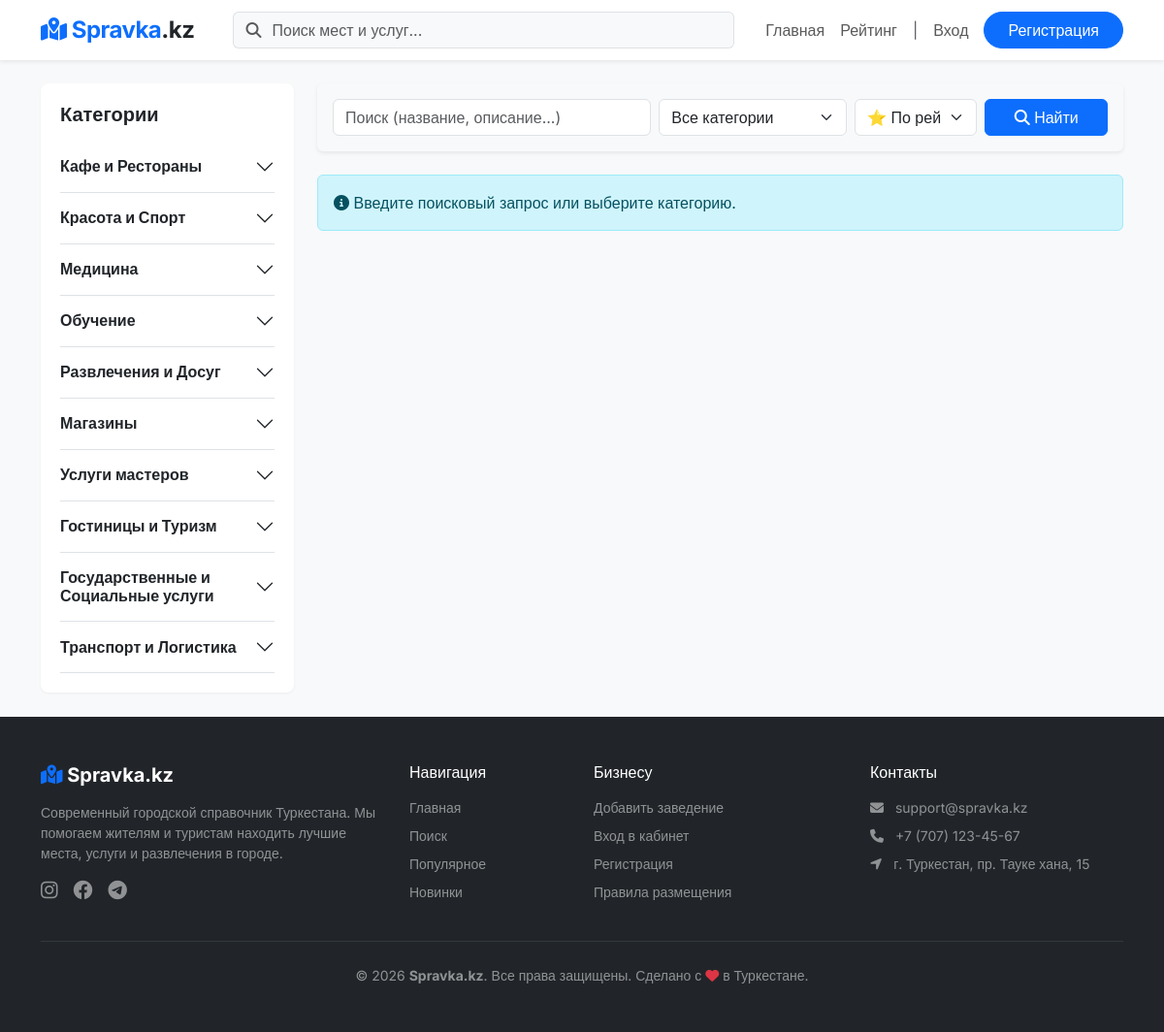
Screenshot of /search.php with the database file from the repository.
### tables this page shows
CREATE TABLE `categories` (
  `cat_id` int(11) UNSIGNED NOT NULL,
  `cat_name` varchar(255) NOT NULL,
  `cat_slug` varchar(255) NOT NULL,
  `cat_parent_id` int(11) UNSIGNED DEFAULT NULL
);

### back/functions.php (called while the page is built, shortened)
<?php
function h($str) {
    return htmlspecialchars($str, ENT_QUOTES, 'UTF-8');
}
?>

### search.php (the view, shortened to what this page needs)
<?php
require_once 'templates/header.php';
require_once 'templates/sidebar.php';
$q = trim($_GET['q'] ?? '');
$cat_id = isset($_GET['cat_id']) && is_numeric($_GET['cat_id']) ? (int)$_GET['cat_id'] : 0;
$sort = $_GET['sort'] ?? 'rating';
echo '<div class="col-md-9">';
?>
<div class="card shadow-sm border-0 mb-4 bg-light">
    <div class="card-body">
        <form action="search.php" method="GET" class="row g-2 align-items-center">
            <div class="col-md-5">
                <input type="text" name="q" class="form-control" placeholder="Поиск (название, описание...)" value="<?= h($q) ?>">
            </div>
            <div class="col-md-3">
                <select name="cat_id" class="form-select">
                    <option value="0">Все категории</option>
                </select>
            </div>
            <div class="col-md-2">
                <select name="sort" class="form-select">
                    <option value="rating" <?= $sort == 'rating' ? 'selected' : '' ?>>⭐ По рейтингу</option>
                </select>
            </div>
            <div class="col-md-2 d-grid">
                <button type="submit" class="btn btn-primary"><i class="fa-solid fa-search"></i> Найти</button>
            </div>
        </form>
    </div>
</div>
<?php
if (mb_strlen($q) < 2 && $cat_id == 0) {
    echo "<div class='alert alert-info'><i class='fa-solid fa-circle-info'></i> Введите поисковый запрос или выберите категорию.</div>";
}
echo '</div>';
require_once 'templates/footer.php';
?>

### templates/sidebar.php (shortened to what this page needs)
<div class="col-md-3 mb-4">
    <div class="sidebar">
        <h5 class="mb-3 fw-bold">Категории</h5>
        <?php
        $stmt = $pdo->query("SELECT * FROM categories ORDER BY cat_id ASC");
        $allCats = $stmt->fetchAll();
        $tree = [];
        $children = [];
        foreach ($allCats as $cat) {
            if ($cat['cat_parent_id'] === NULL) {
                $tree[$cat['cat_id']] = $cat;
                $tree[$cat['cat_id']]['subs'] = [];
            } else {
                $children[] = $cat;
            }
        }
        foreach ($children as $child) {
            if (isset($tree[$child['cat_parent_id']])) {
                $tree[$child['cat_parent_id']]['subs'][] = $child;
            }
        }
        ?>
        <div class="accordion accordion-flush" id="accordionSidebar">
            <?php foreach($tree as $parent): ?>
                <div class="accordion-item bg-transparent border-0 border-bottom">
                    <h2 class="accordion-header" id="heading-<?= $parent['cat_id'] ?>">
                        <?php if(empty($parent['subs'])): ?>
                            <a href="category.php?slug=<?= h($parent['cat_slug']) ?>" class="accordion-button collapsed shadow-none bg-transparent text-decoration-none text-dark fw-bold px-0 d-block">
                                <?= h($parent['cat_name']) ?>
                            </a>
                        <?php else: ?>
                            <button class="accordion-button collapsed shadow-none bg-transparent px-0 text-dark fw-bold" type="button" data-bs-toggle="collapse" data-bs-target="#collapse-<?= $parent['cat_id'] ?>" aria-expanded="false">
                                <?= h($parent['cat_name']) ?>
                            </button>
                        <?php endif; ?>
                    </h2>
                </div>
            <?php endforeach; ?>
        </div>
    </div>
</div>

### assets/style.css (style rules this page uses)
body { background-color: #f4f7f6; font-family: 'Segoe UI', Tahoma, Geneva, Verdana, sans-serif; }
.sidebar { background: #fff; padding: 20px; border-radius: 8px; box-shadow: 0 1px 3px rgba(0,0,0,0.05); }

### templates/header.php (style rules this page uses)
body { font-family: 'Inter', sans-serif; background-color: #f8f9fa; }

### rows the page displays
categories: cat_name "Кафе и Рестораны"
categories: cat_name "Красота и Спорт"
categories: cat_name "Медицина"
categories: cat_name "Обучение"
categories: cat_name "Развлечения и Досуг"
categories: cat_name "Магазины"
categories: cat_name "Услуги мастеров"
categories: cat_name "Гостиницы и Туризм"
categories: cat_name "Государственные и Социальные услуги"
categories: cat_name "Транспорт и Логистика"
